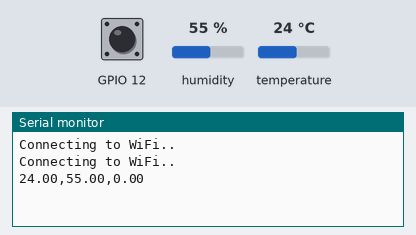
The program below on a simulated ESP32. Parts: the last lines printed to the serial monitor. The test bench sets the inputs (shaded band); at power-on: humidity 55 %, temperature 24 °C, GPIO 12 HIGH. WiFi joins after 1.5 s; servers stay silent unless stated; uploads are accepted with an empty reply.

Above: at 3.2 s.
3.3 s: humidity set to 22 %
At 4.4 s:
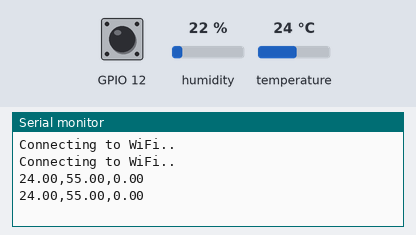
6.5 s: temperature set to 12 °C
At 8.0 s:
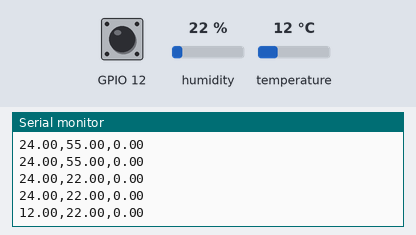
9.7 s: humidity set to 40 %
At 11.0 s:
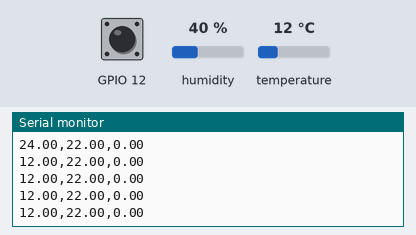
Timing chart, 0 to 12.7 s (numbered marks = the images above; inputs shaded):
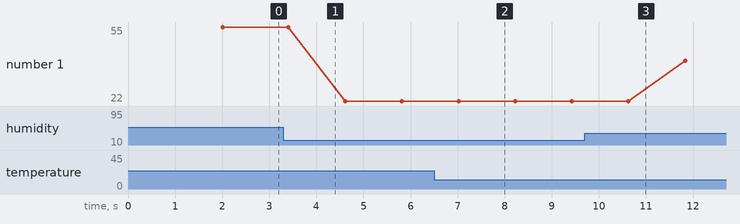

Measured:
- after the input at 6.5 s, the serial monitor: prints a new line after 0.52 s (image 2)
- plotted number 1: 55 → 22 after the input at 3.3 s, 22 → 40 after the input at 9.7 s

The program:

main.cpp
```cpp
#include "main.hpp"

void IRAM_ATTR impulse()
{
    gmCounter.impulse();
}

void TaskSensor(void *pvParameters)
{
    while (true)
    {
        double temperature = sensor.getTemperature();
        double humidity = sensor.getHumidity();
        double doseRate = gmCounter.getDoseRate();
        Serial.println(String(temperature) + "," + String(humidity) + "," + String(doseRate));
        httpHandler.sendData(temperature, humidity, doseRate);
        vTaskDelay(1000 / portTICK_PERIOD_MS);
    }
}

void TaskGMCounter(void *pvParameters)
{
    while (true)
    {
        gmCounter.processCounts();
        vTaskDelay(1000 / portTICK_PERIOD_MS);
    }
}

// void TaskLcd(void *pvParameters)
// {
//     while (true)
//     {
//         lcdHandler.printValue("suhu1", sensor.getTemperature());
//         lcdHandler.printValue("kelembapan1", sensor.getHumidity());
//         lcdHandler.printValue("doseRate1", gmCounter.getDoseRate());
//         if (gmCounter.getDoseRate() > 1)
//         {
//             lcdHandler.printMessage("status", "Laju Dosis Tinggi");
//         }
//         else
//         {
//             lcdHandler.printMessage("status", "Laju Dosis Normal");
//         }
//         vTaskDelay(1000 / portTICK_PERIOD_MS);
//     }
// }

void TaskWiFi(void *pvParameters)
{
    while (true)
    {
        wifiManager.connect();
        vTaskDelay(1000 / portTICK_PERIOD_MS);
    }
}

void setup()
{
    Serial.begin(115200);

    // lcdHandler.begin();

    sensor.begin();
    wifiManager.connect();

    pinMode(12, INPUT_PULLUP);
    attachInterrupt(digitalPinToInterrupt(12), impulse, FALLING);

    xTaskCreate(TaskSensor, "TaskSensor", 8192, NULL, 1, NULL);
    xTaskCreate(TaskGMCounter, "TaskGMCounter", 8192, NULL, 1, NULL);
    // xTaskCreate(TaskLcd, "TaskLcd", 8192, NULL, 1, NULL);
    xTaskCreate(TaskWiFi, "TaskWiFi", 8192, NULL, 1, NULL);
}

void loop()
{
    vTaskDelete(NULL);
}
```

env-example.hpp
```cpp
#define WIFI_SSID ""
#define WIFI_PASSWORD ""
#define API_USERNAME ""
#define API_PASSWORD ""
#define SERVER_POST ""
#define SERVER_LOGIN ""

#define SERIAL_DEBUG false
```

main.hpp
```cpp
#include <Arduino.h>
#include "env.hpp"

#include <Sensor.hpp>
#include <GMCounter.hpp>
#include <WiFiManager.hpp>
#include <HTTPHandler.hpp>
// #include <LcdHandler.hpp>

Sensor sensor;
GMCounter gmCounter;
WiFiManager wifiManager(WIFI_SSID, WIFI_PASSWORD);
HTTPHandler httpHandler(SERVER_POST, SERVER_LOGIN, API_USERNAME, API_PASSWORD);
// LcdHandler lcdHandler;
```
